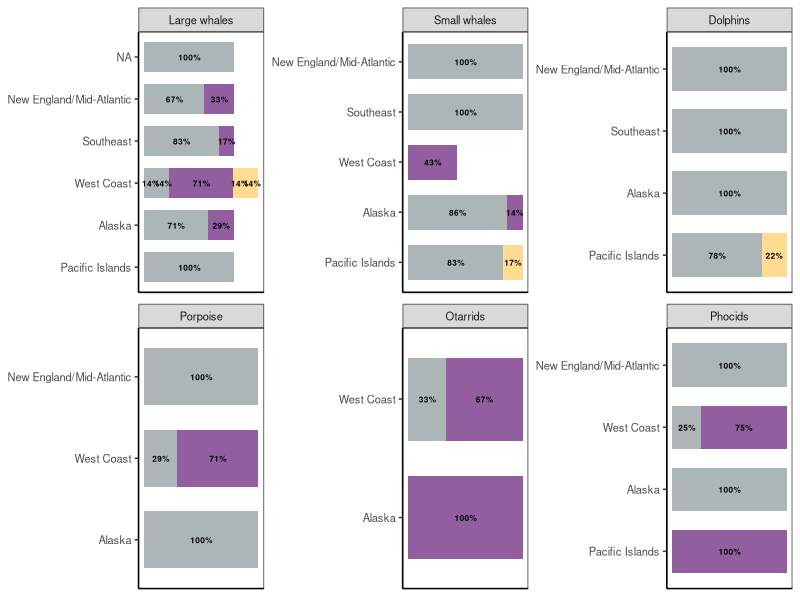

R code for this plot: (Note: this script raises an error after producing the figure.)

#### clean working environment #####
rm(list = ls())

#### read in package ####
library(tidyverse)

# set plot directory
plotdir <- "figures"

### read in data ###
data <- read.csv("data/clean_data/U.S_Abundance_Clean.csv")

species_key <- read.csv("data/raw_data/species_key.csv", na = "-") %>%
  rename(us_region = `U.S..region`) %>%
  select(-notes)

### clean data ###

# clean data for cetaceans

data_clean_cetacean <- data %>%
  filter(catg1 == "Cetaceans") %>%
  select(stock, stock_id, survey_method, abundance_units, year, abundance, us_region, parent_stock_id, catg1, catg2) %>%
  filter(abundance_units == "Total number") %>%
  group_by(stock_id, survey_method, abundance_units) %>%
  summarize(total_years = n()) %>%
  group_by(stock_id) %>%
  filter(total_years == max(total_years)) %>%
  filter(!duplicated(stock_id)) %>%
  rename(max_est = total_years) %>%
  select(-survey_method, -abundance_units) %>%
  mutate(catg_est = case_when(max_est<7~"<7",
                              max_est>=7 ~">=7"))


# clean data for pinnipeds

data_clean_pinniped <- data %>%
  filter(catg1 == "Pinnipeds"|catg1 == "Fissipeds") %>%
  select(stock, stock_id, survey_method, abundance_units, year, abundance, us_region, parent_stock_id, catg1, catg2) %>%
  group_by(stock_id, survey_method, abundance_units) %>%
  summarize(total_years = n()) %>%
  filter(!stock_id %in% c("HBSEAL-CAISLANDS",
                          "HBSEAL-CAMAIN",
                          "NESEAL-CACENTRAL",
                          "NESEAL-CAISLANDS",
                          "NFSEAL-BO",
                          "NFSEAL-GR",
                          "NFSEAL-PL",
                          "STSEALION-CA",
                          "STSEALION-CALISLAND",
                          "STSEALION-CGUAK",
                          "STSEALION-EALISLAND",
                          "STSEALION-EGUAK",
                          "STSEALION-OR",
                          "STSEALION-SEAK",
                          "STSEALION-WA",
                          "STSEALION-WALISLAND",
                          "STSEALION-WGUAK",
                          "HBSEAL-WACOA",
                          "HBSEAL-ORCOA"
  )) %>%
  group_by(stock_id) %>%
  filter(total_years == max(total_years)) %>%
  filter(!duplicated(stock_id)) %>%
  select(-survey_method, -abundance_units)%>%
  rename(max_est = total_years) %>%
  mutate(catg_est = case_when(max_est<7~"<7",
                              max_est>=7~">=7"))

# clean species key
species_key_clean <- species_key %>%
  select(stock, stock_id, us_region, parent_stock_id, catg1, catg2) %>%
  filter(is.na(parent_stock_id)) %>%
  filter(!is.na(us_region)) %>%
  select(-parent_stock_id) %>%
  separate(us_region, into = c("us_region_1", "us_region_2"), sep=",")

# calculate total stocks by us region
us_region_1 <- species_key_clean %>%
  group_by(us_region_1, catg2) %>%
  summarize(total_stocks = n()) %>%
  rename(us_region = us_region_1)

us_region_2 <- species_key_clean %>%
  group_by(us_region_2, catg2) %>%
  summarize(total_stocks = n()) %>%
  rename(us_region = us_region_2) %>%
  na.omit() %>%
  mutate(us_region = case_when(us_region == " Southeast"~"Southeast",
                               us_region == " Alaska"~"Alaska"))

us_region <- bind_rows(us_region_1, us_region_2) %>%
  mutate(total_stocks = case_when(us_region == "Alaska"&catg2 == "Large whales"~7,
                                  us_region == "Alaska"&catg2 == "Otarrids"~3,
                                  us_region == "Alaska"&catg2 == "Phocids"~19,
                                  us_region == "Southeast"&catg2 == "Dolphins"~46,
                                  us_region == "Southeast"&catg2 == "Large whales"~6,
                                  us_region == "Southeast"&catg2 == "Small whales"~25,
                                  .default = total_stocks)) %>%
  ungroup() %>%
  slice(-c(31,32,33,34,35,36))


# combine the year numbers of cetacean and pinnipeds, calculate total stocks by region
data_clean_total <- bind_rows(data_clean_cetacean, data_clean_pinniped)

us_region_1_est <- left_join(data_clean_total, species_key_clean, by = "stock_id") %>%
  group_by(us_region_1, catg2, catg_est) %>%
  summarize(total_stocks = n()) %>%
  rename(us_region = us_region_1)

us_region_2_est <- left_join(data_clean_total, species_key_clean, by = "stock_id") %>%
  group_by(us_region_2, catg2, catg_est) %>%
  summarize(total_stocks = n()) %>%
  rename(us_region = us_region_2) %>%
  na.omit() %>%
  mutate(us_region = case_when(us_region == " Southeast"~"Southeast",
                               us_region == " Alaska"~"Alaska"))

us_region_est <- bind_rows(us_region_1_est, us_region_2_est) %>%
  mutate(total_stocks = case_when(us_region == "Alaska"&catg2 == "Large whales"&catg_est == ">=7"~2,
                                  us_region == "Alaska"&catg2 == "Otarrids"&catg_est == ">=7"~3,
                                  us_region == "Alaska"&catg2 == "Phocids"&catg_est == ">=7"~12,
                                  .default = total_stocks)) %>%
  ungroup() %>%
  slice(-c(17,18,19)) %>%
  select(us_region, catg2, catg_est, total_stocks) %>%
  rename(total_stocks_est = total_stocks)

# produce final data

data_final <- left_join(us_region, us_region_est, by = c("us_region" = "us_region", "catg2" = "catg2"), relationship = "many-to-many") %>%
  mutate(catg_est = ifelse(is.na(catg_est), "No estimates", catg_est)) %>%
  mutate(total_stocks_est = ifelse(catg_est == "No estimates", total_stocks, total_stocks_est)) %>%
  mutate(catg_no_est = ifelse(catg_est != "No estimates", total_stocks-total_stocks_est, total_stocks_est)) %>%
  mutate(catg_less = ifelse(catg_est=="<7", total_stocks_est, 0)) %>%
  mutate(catg_great = ifelse(catg_est==">=7", total_stocks_est, 0)) %>%
  slice(-24) %>%
  mutate(catg_no_est = case_when(us_region == "West Coast"&catg2 == "Large whales"~1,
                                 .default = catg_no_est)) %>%
  mutate(catg_less = case_when(us_region == "West Coast"&catg2 == "Large whales"~1,
                               .default = catg_less)) %>%
  select(-catg_est, -total_stocks_est) %>%
  mutate(percentage_no_est = (catg_no_est/total_stocks)*100,
         percentage_less_est = (catg_less/total_stocks)*100,
         percentage_great_est = (catg_great/total_stocks)*100) %>%
  mutate(percentage_no_est = round(percentage_no_est,0),
         percentage_less_est = round(percentage_less_est,0),
         percentage_great_est = round(percentage_great_est,0))


data_final_bar <- data_final %>%
  gather(key = "percentage_catg", value = "percentage", percentage_no_est, percentage_less_est, percentage_great_est) %>%
  filter(catg2 %in% c("Large whales", "Small whales", "Dolphins", "Porpoise", "Otarrids", "Phocids")) %>%
  #gather(key = "raw_catg", value = "raw", catg_no_est, catg_less, catg_great) %>%
  mutate(label = paste0(percentage, "%")) %>%
  mutate(label_stock = paste0("n=", total_stocks)) %>%
  filter(! label == "0%") %>%
  mutate(us_region = factor(us_region, levels = c("Pacific Islands", "Alaska", "West Coast", "Southeast", "New England/Mid-Atlantic")))%>%
  mutate(catg2 = factor(catg2, levels = c("Large whales", "Small whales", "Dolphins", "Porpoise", "Otarrids", "Phocids"))) %>%
  slice(-c(23,40)) %>%
  mutate(percentage_catg = case_when(percentage_catg == "percentage_no_est"~"No data",
                                     percentage_catg == "percentage_less_est"~"Less than 7 estimates/10 years",
                                     percentage_catg == "percentage_great_est"~"More than 7 estimates/10 years"))


base_theme <- theme(axis.text=element_text(size=8),
                    axis.title=element_text(size=9),
                    legend.text=element_text(size=8),
                    legend.title=element_text(size=9),
                    strip.text=element_text(size=8),
                    plot.tag=element_text(size=9),
                    plot.title=element_text(size=9),
                    plot.subtitle = element_text(size=8, face="italic"),
                    # Gridlines
                    panel.grid.major = element_blank(), 
                    panel.grid.minor = element_blank(),
                    panel.background = element_blank(), 
                    axis.line = element_line(colour = "black"),
                    # Legend
                    legend.key = element_rect(fill = NA, color=NA),
                    legend.background = element_rect(fill=alpha('blue', 0)))

percentage_type <- c("No data" = "#adb6b6", "Less than 7 estimates/10 years" = "#ffdc91", "More than 7 estimates/10 years" = "#925e9f")


g_coverage <- ggplot(data = data_final_bar, aes(x = us_region, y = percentage, fill = percentage_catg)) +
  geom_bar(position = position_stack(), stat = "identity", width = 0.7) +
  geom_text(aes(label = label), position = position_stack(vjust = 0.5), size = 2.1, color = "black", fontface = "bold") +
  scale_fill_manual(name = "Category", values = percentage_type) +
  facet_wrap(.~catg2, scales = "free", ncol = 3) +
  coord_flip() +
  theme_bw() + base_theme + theme(legend.position = "none",
                                  axis.ticks.x = element_blank(),
                                  axis.text.x = element_blank(),
                                  axis.title.x = element_blank(),
                                  axis.title.y = element_blank())



g_coverage  

ggsave(g_coverage, filename=file.path(plotdir, "Fig7_data_gap_bar.png"), 
       width= 8, height=6, units="in", dpi=600)





